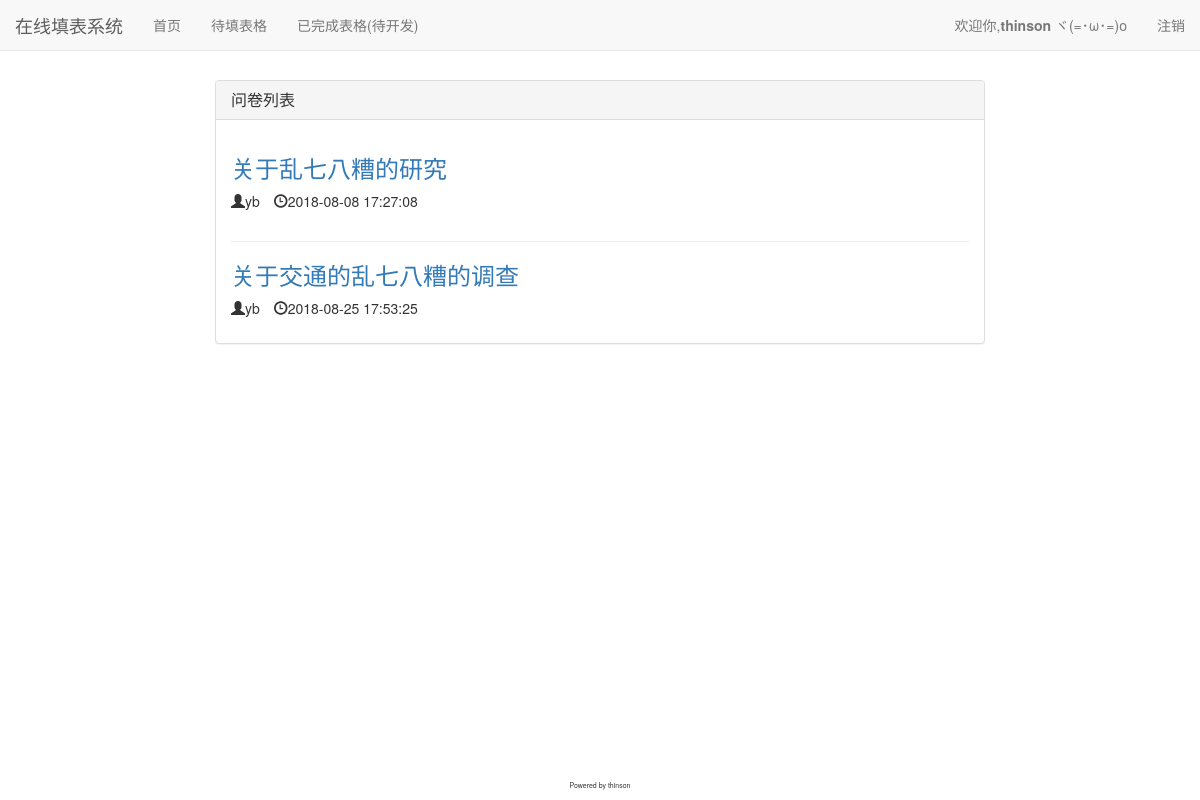
Screenshot of /form/ (signed in) with the database file from the repository.
### mainform/models.py (models this page shows, shortened)
class Questionnaire(models.Model):
    paper_name = models.CharField(max_length=50)
    created_time = models.DateTimeField(auto_now_add=True)
    last_update_time = models.DateTimeField(auto_now=True)
    author = models.ForeignKey(User, on_delete=models.DO_NOTHING)

### mainform/views.py (the view)
# urls.py: path('', views.showlist, name="list"),
def showlist(request):
    context = {}
    if request.user.is_authenticated:
        question_sheet_all = Questionnaire.objects.all()
        final_list = []
        for sheet in question_sheet_all:
            answer = sheet.answer_set.all()
            answer_user = answer.filter(author=request.user)
            if not answer_user:
                final_list.append(sheet)
        context['list'] = final_list
    return render(request, 'list.html', context)

### templates/list.html (shortened to what this page needs)
{% extends 'base.html' %}
{% block css_header %}
    <link rel="stylesheet" href="/static/bootstrap-3.3.7/css/bootstrap.min.css">
    <link rel="stylesheet" href="/static/list.css">
{% endblock %}
{% block content %}
    {% if not user.is_authenticated %}
        <div class="col-sm-8 col-sm-offset-2">
            <div class="panel panel-default">
                <div class="panel-heading">
                    <h3 class="panel-title">提示信息</h3>
                </div>
                <div class="panel-body">
                    <h3 class="text-center">请先登录</h3>
                </div>
            </div>
        </div>
    {% else %}
        <div class="col-sm-8 col-sm-offset-2">
            <div class="panel panel-default">
                <div class="panel-heading">
                    <h3 class="panel-title">{% block blog_bar %}问卷列表{% endblock %}</h3>
                </div>
                <div class="panel-body">
                    {% for sheet in list %}
                        <div class="sheet">
                            <h3 class="post-title"><a href="/form/{{ sheet.pk }}">{{ sheet.paper_name }}</a></h3>
                            <ul>
                                <li class="content"><span class="glyphicon glyphicon-user" aria-hidden="true"></span>{{ sheet.author.username }}</li>
                                <li class="content"><span class="glyphicon glyphicon-time" aria-hidden="true"></span>{{ sheet.created_time|date:"Y-m-s H:i:s"}}</li>
                            </ul>
                        </div>
                    {% empty %}
                    <h3 class="text-center">--暂无表格，敬请期待--</h3>
                    {% endfor %}
                </div>
            </div>
        </div>
    {% endif %}
{% endblock %}

### templates/base.html (shortened to what this page needs)
<!DOCTYPE html>
<html lang="en">
<head>
    <link rel="stylesheet" href="/static/base.css">
    <link rel="stylesheet" href="/static/bootstrap-3.3.7/css/bootstrap.min.css">
    {% block css_header %}{% endblock %}
</head>
<body>
<div class="navbar navbar-default navbar-fixed-top" role="navigation">
    <div class="container-fluid">
    <div class="navbar-header">
        <a href="{% url 'home' %}" class="navbar-brand">在线填表系统</a>
    </div>
    <div class="collapse navbar-collapse" id="bs-example-navbar-collapse-1">
        <ul class="nav navbar-nav">
            <li><a href="{% url 'home' %}">首页</a></li>
            <li><a href="{% url 'list' %}">待填表格</a></li>
            <li><a href="{% url 'list' %}">已完成表格(待开发)</a></li>
        </ul>
        <ul class="nav navbar-nav navbar-right">
            {% if not user.is_authenticated %}
                <li><a href="{% url 'login' %}">登录</a></li>
                <li><a href="{% url 'register' %}">注册</a></li>
            {% else %}
                <li><a href="{% url 'list' %}">欢迎你,<b>{{ user.username }}</b>   ヾ(=･ω･=)o</a></li>
                <li><a href="{% url 'logout' %}">注销</a></li>
            {% endif %}
        </ul>
    </div>
    </div>
</div>
    {% block content %}{% endblock %}
<div class="col-xs-8 col-xs-offset-2 navbar-fixed-bottom">
    <p class="text-center  bottom-text">Powered by thinson</p>
</div>
</body>
</html>

### static/base.css (style rules this page uses)
* { margin:0; padding:0 }
body { margin-top: 80px!important; }
li { list-style: none!important; }
.bottom-text { font-size: 0.5em!important; }

### static/list.css (style rules this page uses)
ul { list-style-type: none; }
.sheet:not(:last-child) { padding-bottom: 20px; border-bottom: solid #eee 1px; }
.content { display: inline-block; margin-right:10px; }

### rows the page displays
Questionnaire: paper_name "关于乱七八糟的研究", author.username "yb", created_time "2018-08-08 17:27:08"
Questionnaire: paper_name "关于交通的乱七八糟的调查", author.username "yb", created_time "2018-08-25 17:53:25"

### other values shown
{{ user.username }} "thinson"
